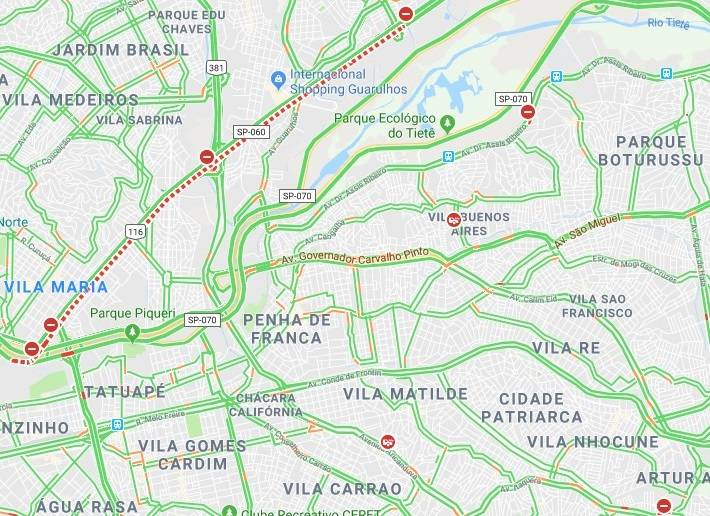
#> input picture acidente_teste3.jpg, 710 x 516 px
$ python detectacidentes.py
#> lines starting #> are read from the running program, lines starting #| are printed output that depends on the picture; after the words box and inside, x2 and y2 are one past the last pixel; in counts of white or black regions, pixels touching at a corner belong together
import cv2

imagem = cv2.imread('acidente_teste3.jpg')
#> imagem is the input picture: shape (516, 710, 3); mean B, G, R 213.8, 228.3, 214.4

classificador = cv2.CascadeClassifier('cascade.xml')
imagemcinza = cv2.cvtColor(imagem, cv2.COLOR_BGR2GRAY)
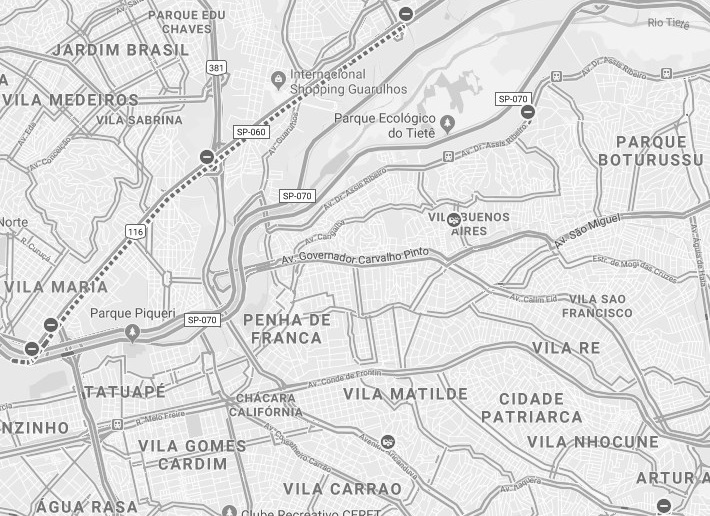
#> imagemcinza: shape (516, 710); min 33, max 255, mean 222.5

deteccoes = classificador.detectMultiScale(imagemcinza, scaleFactor=1.14)
#> deteccoes = [[442, 207, 24, 24], [376, 432, 23, 23]]

print(deteccoes)
#| [[442 207  24  24]
#|  [376 432  23  23]]
print(len(deteccoes))
#| 2

for (x, y, l, a) in deteccoes:
    cv2.rectangle(imagem, (x, y), (x + l, y + a), (0,255,0), 2)
#> this loop made 2 passes
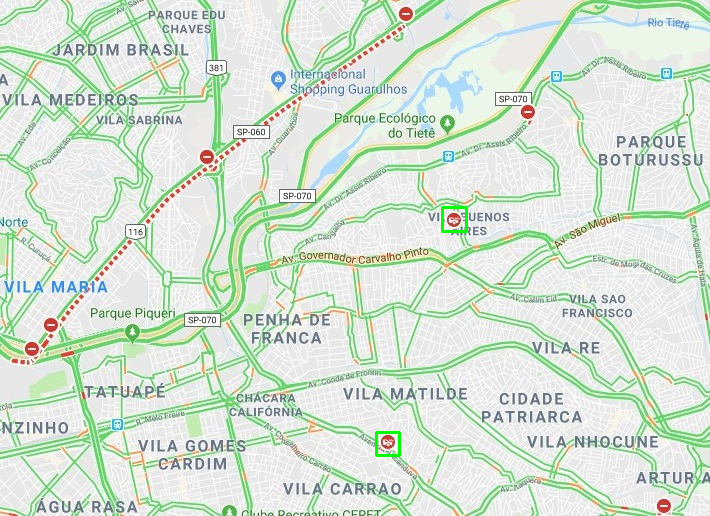
#> imagem: shape (516, 710, 3); 0.15% of pixels changed, all inside (x1, y1, x2, y2) = (375, 206, 468, 457)

cv2.imshow('Detector de acidentes', imagem)
cv2.waitKey(0)
cv2.destroyAllWindows()
